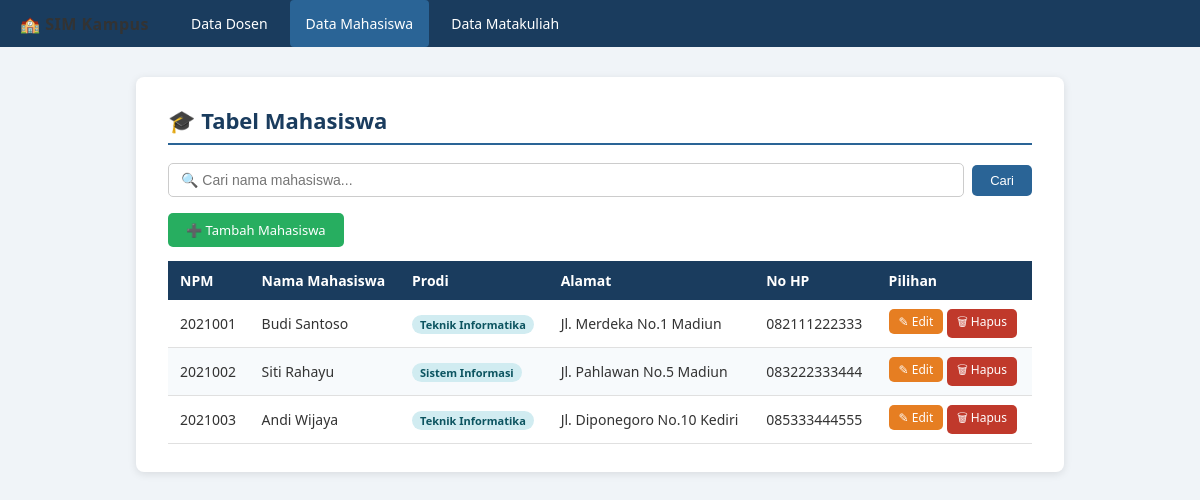
/mahasiswa/viewmahasiswa.php, run on the app's committed database.
### tables this page shows
CREATE TABLE IF NOT EXISTS t_mahasiswa (
    npm        INT          NOT NULL,
    namaMhs    VARCHAR(50)  NOT NULL,
    prodi      VARCHAR(25)  NOT NULL,
    alamat     VARCHAR(70)  NOT NULL,
    noHP       VARCHAR(25)  NOT NULL,
    PRIMARY KEY (npm)
);

### mahasiswa/viewmahasiswa.php (the view, shortened to what this page needs)
<?php
include 'koneksi.php';
?>
<!DOCTYPE html>
<html lang="id">
<head>
    <link rel="stylesheet" href="style.css">
</head>
<body>
<nav>
    <span class="brand">&#127979; SIM Kampus</span>
    <a href="viewdosen.php">Data Dosen</a>
    <a href="viewmahasiswa.php" class="active">Data Mahasiswa</a>
    <a href="viewmatakuliah.php">Data Matakuliah</a>
</nav>
<div class="wrapper">
    <div class="card">
        <h1>&#127891; Tabel Mahasiswa</h1>
        <form method="get" action="viewmahasiswa.php">
            <div class="search-bar">
                <input type="text" name="keyword" placeholder="&#128269; Cari nama mahasiswa..."
                       value="<?= isset($_GET['keyword']) ? htmlspecialchars($_GET['keyword']) : '' ?>">
                <button type="submit" class="btn btn-primary">Cari</button>
            </div>
        </form>
        <a href="inputmahasiswa.php" class="btn btn-success" style="margin-bottom:14px;">&#10133; Tambah Mahasiswa</a>
        <table>
            <thead>
                <tr>
                    <th>NPM</th>
                    <th>Nama Mahasiswa</th>
                    <th>Prodi</th>
                    <th>Alamat</th>
                    <th>No HP</th>
                    <th>Pilihan</th>
                </tr>
            </thead>
            <tbody>
            <?php
            $keyword = isset($_GET['keyword']) ? mysqli_real_escape_string($link, $_GET['keyword']) : '';
            if ($keyword !== '') {
                $query = "SELECT * FROM t_mahasiswa WHERE namaMhs LIKE '%$keyword%' ORDER BY npm ASC";
            } else {
                $query = "SELECT * FROM t_mahasiswa ORDER BY npm ASC";
            }
            $result = mysqli_query($link, $query);
            while ($data = mysqli_fetch_assoc($result)) {
                echo "<tr>";
                echo "<td>" . $data['npm']                            . "</td>";
                echo "<td>" . htmlspecialchars($data['namaMhs'])      . "</td>";
                echo "<td><span class='badge badge-info'>" . htmlspecialchars($data['prodi'])  . "</span></td>";
                echo "<td>" . htmlspecialchars($data['alamat'])       . "</td>";
                echo "<td>" . htmlspecialchars($data['noHP'])         . "</td>";
                echo '<td>
                    <a href="editmahasiswa.php?npm=' . $data['npm'] . '" class="btn btn-warning btn-sm">&#9998; Edit</a>
                    <a href="hapusmahasiswa.php?npm=' . $data['npm'] . '" class="btn btn-danger btn-sm"
                       onclick="return confirm(\'Hapus data mahasiswa ini?\')">&#128465; Hapus</a>
                </td>';
                echo "</tr>";
            }
            ?>
            </tbody>
        </table>
    </div>
</div>
</body>
</html>

### style.css (style rules this page uses)
* { box-sizing: border-box; margin: 0; padding: 0; }
body { font-family: 'Segoe UI', Arial, sans-serif; background: #f0f4f8; color: #333; }
nav { background: #1a3c5e; padding: 0 20px; display: flex; align-items: center; gap: 6px; flex-wrap: wrap; }
nav a { color: #fff; text-decoration: none; padding: 14px 16px; display: inline-block; font-size: 14px; transition: background .2s; }
nav a:hover, nav a.active { background: #2a6496; border-radius: 4px; }
nav .brand { font-weight: 700; font-size: 16px; margin-right: 20px; letter-spacing: .5px; }
.wrapper { max-width: 960px; margin: 30px auto; padding: 0 16px; }
.card { background: #fff; border-radius: 8px; box-shadow: 0 2px 8px rgba(0,0,0,.1); padding: 28px 32px; margin-bottom: 24px; }
h1 { font-size: 22px; color: #1a3c5e; margin-bottom: 18px; border-bottom: 2px solid #2a6496; padding-bottom: 8px; }
.btn { display: inline-block; padding: 8px 18px; border-radius: 5px; text-decoration: none; font-size: 13px; cursor: pointer; border: none; transition: opacity .2s; }
.btn-primary { background: #2a6496; color: #fff; }
.btn-success { background: #27ae60; color: #fff; }
.btn-warning { background: #e67e22; color: #fff; }
.btn-danger { background: #c0392b; color: #fff; }
.btn-sm { padding: 4px 10px; font-size: 12px; }
table { width: 100%; border-collapse: collapse; font-size: 14px; }
thead tr { background: #1a3c5e; color: #fff; }
thead th { padding: 10px 12px; text-align: left; }
tbody tr:nth-child(even) { background: #f7fafc; }
tbody td { padding: 9px 12px; border-bottom: 1px solid #e0e0e0; }
.search-bar { display: flex; gap: 8px; margin-bottom: 16px; align-items: center; }
.search-bar input { flex: 1; padding: 8px 12px; border: 1px solid #ccc; border-radius: 5px; font-size: 14px; }
.badge { display: inline-block; padding: 2px 8px; border-radius: 10px; font-size: 11px; font-weight: 600; }
.badge-info { background: #d1ecf1; color: #0c5460; }

### data on the page
t_mahasiswa: npm "2021001", namaMhs "Budi Santoso", prodi "Teknik Informatika", alamat "Jl. Merdeka No.1 Madiun", noHP "082111222333"
t_mahasiswa: npm "2021002", namaMhs "Siti Rahayu", prodi "Sistem Informasi", alamat "Jl. Pahlawan No.5 Madiun", noHP "083222333444"
t_mahasiswa: npm "2021003", namaMhs "Andi Wijaya", prodi "Teknik Informatika", alamat "Jl. Diponegoro No.10 Kediri", noHP "085333444555"
